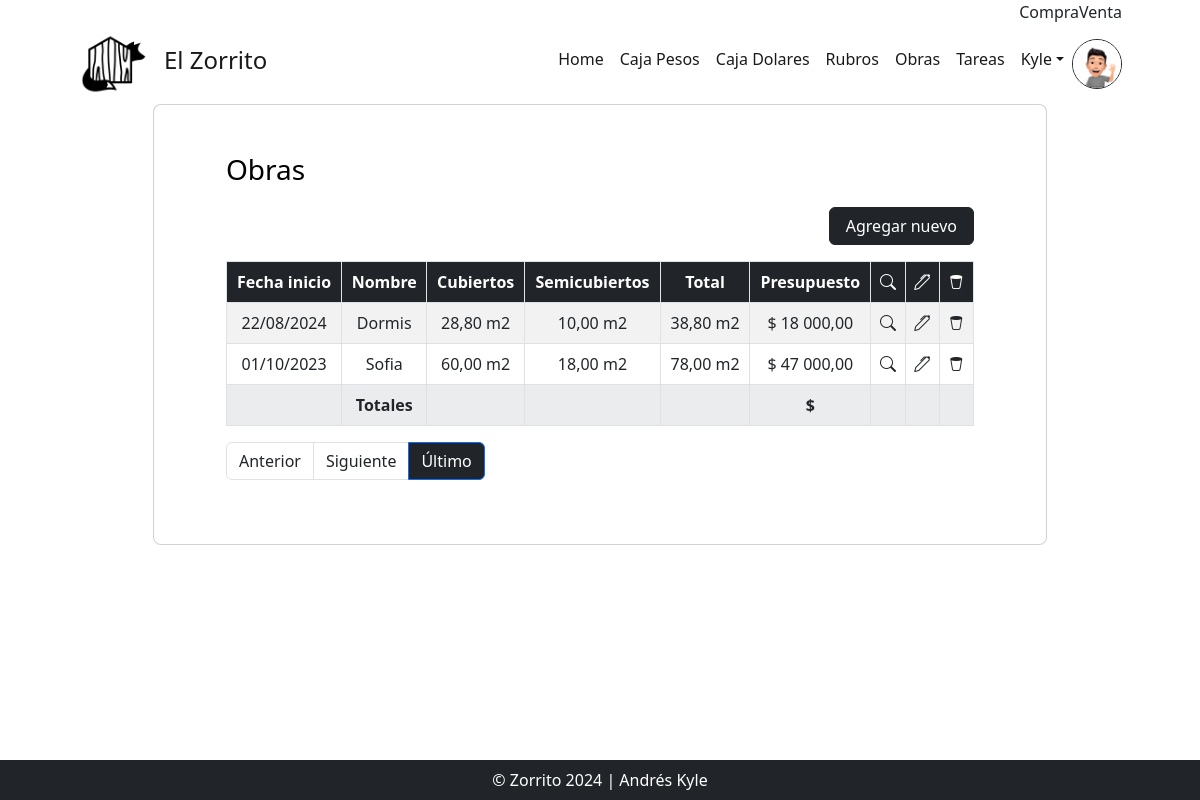
The page /obra_list/ (signed in) on the database its author committed.
### users/models.py (models this page shows, shortened)
class Imagen(models.Model):
    user = models.OneToOneField(User, on_delete=models.CASCADE, null=True)
    imagen = models.ImageField(upload_to='avatares', null=True, blank = True)

### AppZorro/models.py (models this page shows, shortened)
class Obra(models.Model):
    fecha_inicio = models.DateField(default=date.today)
    nombre = models.CharField(max_length=30)
    m2_cubiertos = models.FloatField(default=0.00)
    m2_semicubiertos = models.FloatField(default=0.00)
    m2_total = models.FloatField(default=0.00, editable=False)
    dias_estimados = models.IntegerField(default=30)
    presupuesto_inicial = models.FloatField()

### AppZorro/views.py (the view)
# urls.py: path('obra_list/', views.ObraListView.as_view(), name="Obras"),
class ObraListView(LoginRequiredMixin, ListView):
    model = Obra

### AppZorro/templates/AppZorro/Obra_list.html (shortened to what this page needs)
{% extends 'AppZorro/base.html' %}
{% load static %}
{% block main %}
<div class="row d-flex justify-content-center align-items-center h-50">
    <div class="col-xl-9">
        <div class="card rounded-3 text-black">
            <div class="card-body p-md-5 mx-md-4">
                <h3 class="mb-3 pb-1">Obras</h3>
                <div class="d-flex justify-content-end mb-3">
                    <a class="btn btn-dark px-3" type="button" href="{% url 'CrearObra' %}">Agregar nuevo</a>
                </div>
                <table class="text-center table table-striped table-bordered ">
                    <thead class="thead-primary">
                        <tr class="text-bg-dark p-3">
                            <th scope="col">Fecha inicio</th>
                            <th scope="col">Nombre</th>
                            <th scope="col">Cubiertos</th>
                            <th scope="col">Semicubiertos</th>
                            <th scope="col">Total</th>
                            <th scope="col">Presupuesto</th>
                            <th scope="col" class="bi bi-search"></th>
                            <th scope="col" class="bi bi-pen"></th>
                            <th scope="col" class="bi bi-trash2"></th>
                        </tr>
                    </thead>
                    <tbody>
                        {% for obra in object_list %}
                            <tr>
                                <td>{{ obra.fecha_inicio|date:"d/m/Y" }}</td>
                                <td>{{ obra.nombre }}</td>
                                <td>{{ obra.m2_cubiertos|floatformat:"2g" }} m2</td>
                                <td>{{ obra.m2_semicubiertos|floatformat:"2g" }} m2</td>
                                <td>{{ obra.m2_total|floatformat:"2g" }} m2</td>
                                <td>$ {{ obra.presupuesto_inicial|floatformat:"2g" }} </td>
                                <td><a class="bi bi-search text-dark" href="{% url 'DetalleObra' obra.id %}"></a></td>
                                <td><a class="bi bi-pen text-dark" href="{% url 'EditarObra' obra.id %}"></a></td>
                                <td><a class="bi bi-trash2 text-dark" href="{% url 'BorrarObra' obra.id %}"></a></td>
                            </tr>
                        {% empty %}
                            <tr><th><h6>Buuu... No hay obras.</h6></th></tr>
                            <th><h6>Que lindo seria para el Zorrito que ingrese algun pesito.</h6></th>
                        {% endfor %}
                    </tbody>
                    <tr class="text-bg-light">
                        <th scope="col"></th>
                        <th scope="col">Totales</th>
                        <th scope="col"></th>
                        <th scope="col">{{ suma_ingreso }}</th>
                        <th scope="col">{{ suma_egreso }}</th>
                        <th scope="col">$ {{ saldo_final }}</th>
                        <th scope="col"></th>
                        <th scope="col"></th>
                        <th scope="col"></th>
                    </tr>
                </table>
                <nav aria-label="paginas caja">
                    <ul class="pagination data-bs-theme=dark">
                        {% if page_obj.has_previous %}
                            <li class="page-item data-bs-theme="dark">
                                <a class="page-link text-dark" href="?page={{ page_obj.previous_page_number }}">Anterior</a>
                            </li>
                        {% else %}
                            <li class="page-item disabled">
                                <a class="page-link text-dark" href="">Anterior</a>
                            </li>
                        {% endif %}
                        {% if page_obj.has_next %}
                        <li class="page-item">
                            <a class="page-link text-dark" href="?page={{ page_obj.next_page_number }}">Siguiente</a>
                        </li>
                        {% else %}
                        <li class="page-item disabled">
                            <a class="page-link text-dark" href="">Siguiente</a>
                        </li>
                        {% endif %}
                        <li class="page-item active">
                            <a class="page-link text-bg-dark" href="?page={{ page_obj.paginator.num_pages }}">Último</a>
                        </li>
                    </ul>
                </nav>
            </div>
        </div>
    </div>
</div>
{% endblock main %}

### AppZorro/templates/AppZorro/base.html (shortened to what this page needs)
<!DOCTYPE html>
{% load static %}
<html lang="es">
    <head>
        <link href="https://cdn.jsdelivr.net/npm/bootstrap-icons@1.4.1/font/bootstrap-icons.css" rel="stylesheet" />
        <link href="{% static 'AppZorro/css/styles.css' %}" rel="stylesheet" />
    </head>
    <body class="h-100 bg-white ">
        <nav class="navbar navbar-expand-md p-0 navbar-success">
            <div class="container px-lg-5">
                <div class="collapse navbar-collapse" id="navbarSupportedContent">
                    <ul class="navbar-nav ms-auto mb-0 mb-lg-0">
                        <li class="nav-item">Compra {{dolar_compra}} </li>
                        <li class="nav-item">Venta {{dolar_venta}}</li>
                    </ul>
                </div>
            </div>
        </nav>
        <nav class="navbar navbar-expand-xl p-0 navbar-light navbar-gradient">
            <div class="container px-lg-5">
                <th><a class="navbar-brand" href="{% url 'Inicio' %}"><img src="{% static 'AppZorro/assets/img/logo.png' %}" alt="" height="70px"></a></th><a class="navbar-brand" href="{% url 'Inicio' %}"><h4 class="">El Zorrito</h4></a>
                <div class="collapse navbar-collapse" id="navbarSupportedContent">
                    <ul class="navbar-nav ms-auto mb-2 mb-lg-0">
                        <li class="nav-item"><a class="nav-link active" aria-current="page" href="{% url 'Inicio' %}">Home</a></li>
                        <li class="nav-item"><a class="nav-link active" aria-current="page" href="{% url 'Movimientos' %}">Caja Pesos</a></li>
                        <li class="nav-item"><a class="nav-link active" aria-current="page" href="{% url 'Dolares' %}">Caja Dolares</a></li>
                        <li class="nav-item"><a class="nav-link active" aria-current="page" href="{% url 'Rubros' %}">Rubros</a></li>
                        <li class="nav-item"><a class="nav-link active" aria-current="page" href="{% url 'Obras' %}">Obras</a></li>
                        <li class="nav-item"><a class="nav-link active" aria-current="page" href="{% url 'Tareas' %}">Tareas</a></li>
                        {% if request.user.is_authenticated %}
                            <li class="nav-item dropdown">
                            <a class="nav-link active dropdown-toggle" href="#" id="navbarDropdownMenuLink" data-bs-toggle="dropdown" aria-haspopup="true" aria-expanded="false">{{ request.user.username }}</a>
                            </li>
                            <img src="{{request.user.imagen.imagen.url}}" alt="" class="rounded-circle border border-dark" height="50px">
                        {% else %}
                        <li class="nav-item"><a class="nav-link active" href="{% url 'Login' %}">Acceder</a></li>
                        {% endif %}
                    </ul>
                </div>
            </div>
        </nav>
        {% block main %}
        {% endblock main %}
        <div class="fixed-bottom">
            <footer class="py-1 bg-dark">
                <div class="container"><p class="m-1 text-center text-white">&copy; Zorrito 2024 | Andrés Kyle</p></div>
            </footer>
        </div>
    </body>
</html>

### rows shown on the page
Obra: fecha_inicio "22/08/2024", nombre "Dormis", m2_cubiertos "28,80", m2_semicubiertos "10,00", m2_total "38,80", presupuesto_inicial "18 000,00"
Obra: fecha_inicio "01/10/2023", nombre "Sofia", m2_cubiertos "60,00", m2_semicubiertos "18,00", m2_total "78,00", presupuesto_inicial "47 000,00"

### other values the page prints
{{ request.user.username }} "Kyle"
